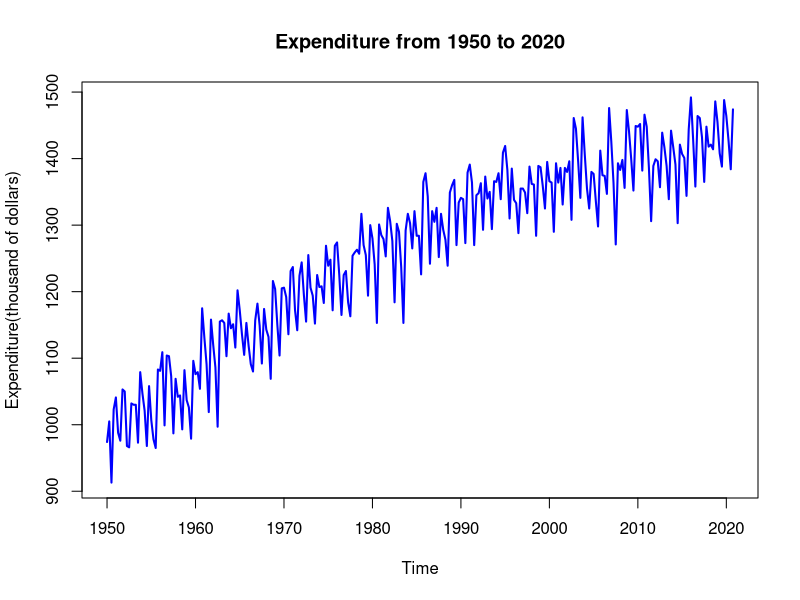
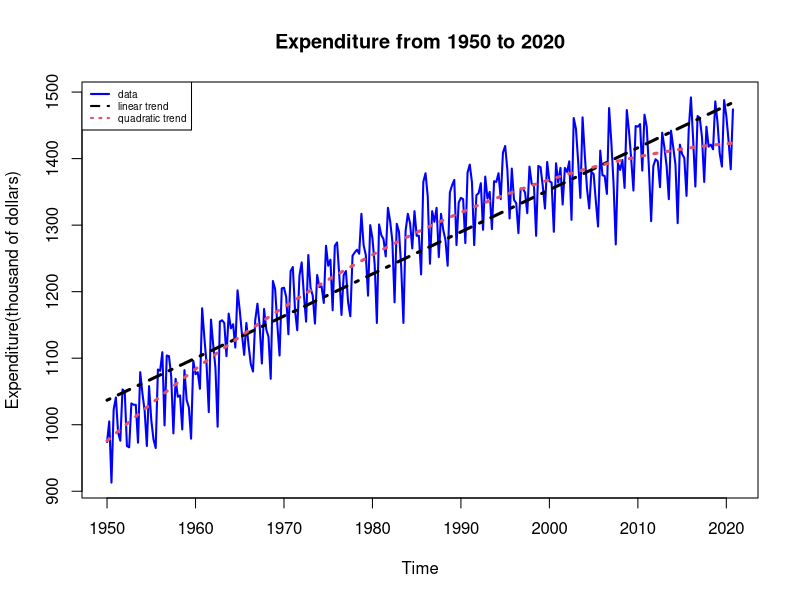

Recreate these plots in R, in order. (Note: this script raises an error after producing the figures.)
tempdata <- read.csv("dat48.csv",na.strings = "***",
                     header=TRUE)
tpda <- ts(tempdata["Expenditure"], frequency=4, start=c(1950,1))
tpda
############# Q1a ####################
plot(tpda,col="blue", lwd = 2, lty=1,
     ylab="Expenditure(thousand of dollars)",
     main="Expenditure from 1950 to 2020")

############# Q1b ####################
# # 
# logda <- log(tpda)
# plot(logda,col="red", lwd = 2, lty=1,
#      ylab="log-scale Expenditure",
#      main="Log-Scale Expenditure from 1950 to 2020")
# # abline(h=7,col=1,lwd = 2, lty=4)
# tt <- time(logda)
# fit<- lm(logda~tt)
# coefT <- coef(fit)
# trend<-coefT[1] + coefT[2]*tt
# lines(trend,col=1, lwd=3, lty=4)

################# Q1c ###############
# g <- diff(tpda)/lag(tpda,-1) ## no percentage yet
# g <- (1+g)^4-1 ## exact formula
# g <- g*100 ## back to percentage
# g
# plot(g,col="red", lwd = 2, lty=1,
#      ylab="growth rate(%)",
#      main="annualized growth rate of expenditure")
# abline(h=4,col=1,lwd = 2, lty=4)


################## Q2a ###############
plot(tpda,col="blue", lwd = 2, lty=1,
     ylab="Expenditure(thousand of dollars)",
     main="Expenditure from 1950 to 2020")

t <- time(tpda)
t2 <-t^2
fit1<- lm(tpda~t)
fit2 <- lm(tpda~t+t2)
coefT1 <- coef(fit1)
coefT2 <- coef(fit2)
trend1<-coefT1[1] + coefT1[2]*t
trend2 <- coefT2[1] + coefT2[2]*t + coefT2[3]*t2

lines(trend1,col=1, lwd=3, lty=4)
lines(trend2,col=2, lwd=3, lty=3)

legend("topleft", c("data", "linear trend", "quadratic trend"),col=c("blue",1,2), lty=1:4, lwd=2, cex=0.6)

################ Q2b ##############
# logda <- log(tpda)
# plot(logda,col="red", lwd = 2, lty=1,
#      ylab="log-scale Expenditure",
#      main="Log-Scale Expenditure from 1950 to 2020")
# tt <- time(logda)
# tt2<-t^2
# fit<- lm(logda~tt)
# fitt<-lm(logda~tt+tt2)
# coefT <- coef(fit)
# coefTT <- coef(fitt)
# trend<-coefT[1] + coefT[2]*tt
# trendd<-coefTT[1] + coefTT[2]*tt+coefTT[3]*tt2
# lines(trend,col=1, lwd=3, lty=4)
# lines(trendd,col=3, lwd=3, lty=4)
# legend("topleft", c("log-data", "linear trend", "quadratic trend"),col=c("blue",1,2), lty=1:4, lwd=2, cex=0.6)

################# Q2c #################
detrended<-logda-trendd
which.max(detrended)
which.min(detrended)
# 
# detrended
plot(detrended, lwd = 2, lty=1,
     ylab="log-scale Expenditure",
     main="Detrended log-scale Expenditure from 1950 to 2020")

################# Q2d #################
C <- filter(detrended, filter=rep(1/5,5))
decomposed <- decompose(detrended, filter=rep(1/5,5))
cyclical <- decomposed$trend
plot(cyclical, lwd = 2, lty=1,
          ylab="log-scale Expenditure",
          main="Cyclical Component of Expenditure from 1950 to 2020")
which.max(cyclical)
which.min(cyclical)
C

# ################# Q2e ##################
lowf <- trendd + cyclical
plot(lowf, lwd = 2, lty=1,
     ylab="log-scale Expenditure",
     main="Low Frequency of Expenditure from 1950 to 2020")
# 
# ################# Q2f ###################
seasonalc <- decomposed$figure
seasonalc
barplot(seasonalc, density=10, col="gray",
        border="red",
        main="Seasonal Component of Expenditure",
        ylab="log-scale Expenditure",
        xlab="Time")

################### Q3a #################
# logda <- log(tpda)
tempdata2 <- read.csv("dat149.csv",na.strings = "***",
                     header=TRUE)
tpda2 <- ts(tempdata2["Expenditure"], frequency=4, start=c(1950,1))
logda2 <- log(tpda2)
plot(logda,logda2, col="red",
     xlab="My Expenditure in logs",
     ylab="Selected Expenditure in logs",
     main="my series against the series in dat149 from 1950 to 2020",
     xy.labels=FALSE, xy.lines=FALSE,
     pch=2, bg=1)

################### Q3b #####################
# newt <- time(logda2)
# 
# newt2<-newt^2
# newfit<-lm(logda2~newt+newt2)
# newcoef<-coef(newfit)
# newtrend<-newcoef[1] + newcoef[2]*newt+newcoef[3]*newt2
# 
# detrended2<-logda2-newtrend
# decomposed2 <- decompose(detrended2, filter=rep(1/5,5))
# cyclical2 <- decomposed2$trend
# 
# plot(cyclical2, lwd = 2, lty=1,
#           ylab="Expenditure",
#           main="Cyclical Component2 of Expenditure from 1950 to 2020")
# 
# plot(cyclical,cyclical2, col="red",
#      xlab="My cyclical component",
#      ylab="Cyclical component in dat149",
#      main="My Cycle against the Cycle in dat149 from 1950 to 2020",
#      xy.labels=FALSE, xy.lines=FALSE,
#      pch=2, bg=1)